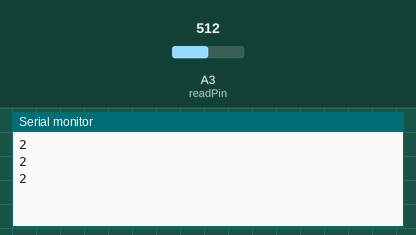
Recording of a sketch running on a simulated Arduino Uno, built with avr-gcc and run on an emulated ATmega328P. On the bench: the last lines printed to the serial monitor. The inputs (shaded band) are chosen by the test bench; at power-on: A3 (readPin) = 512.

Above: at 1.3 s.
1.4 s: A3 (readPin) set to 716
At 1.9 s:
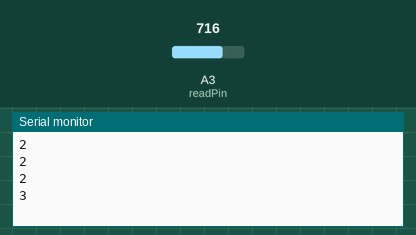
2.9 s: A3 (readPin) set to 900
At 3.4 s:
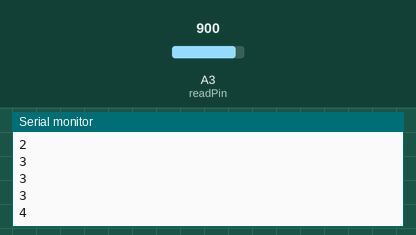
Timing chart, 0 to 5.9 s (numbered marks = the images above; inputs shaded):
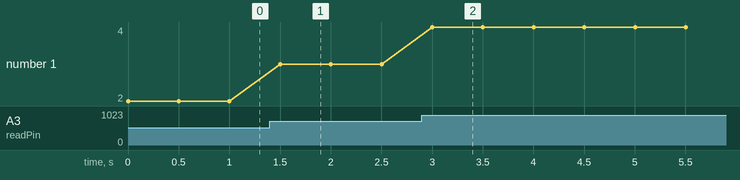

The sketch:

resistance.ino
```cpp
// voltage reading exercise. circuit analysis using 2 resistors

int readPin = A3;
int V2 = 0;
int del = 500;
int val;

void setup() {
  pinMode(readPin, INPUT);
  Serial.begin(9600);

}

void loop() {
  val = analogRead(readPin);

  /*
  im dividing the read value by 5/1023 cuz like for some reason it reads 5V as 1023 which is way off.
  also no i did not set it up wrong. this thing has happened to everyone
  */

  V2 = (5./1023.)*val;
  Serial.println(V2);
  delay(del);

}
```

Measured:
- after the input at 1.4 s, the serial monitor: prints a new line after 0.10 s (image 1)
- after the input at 2.9 s, the serial monitor: prints a new line after 0.10 s (image 2)
- plotted number 1: 2 → 3 after the input at 1.4 s, 3 → 4 after the input at 2.9 s
